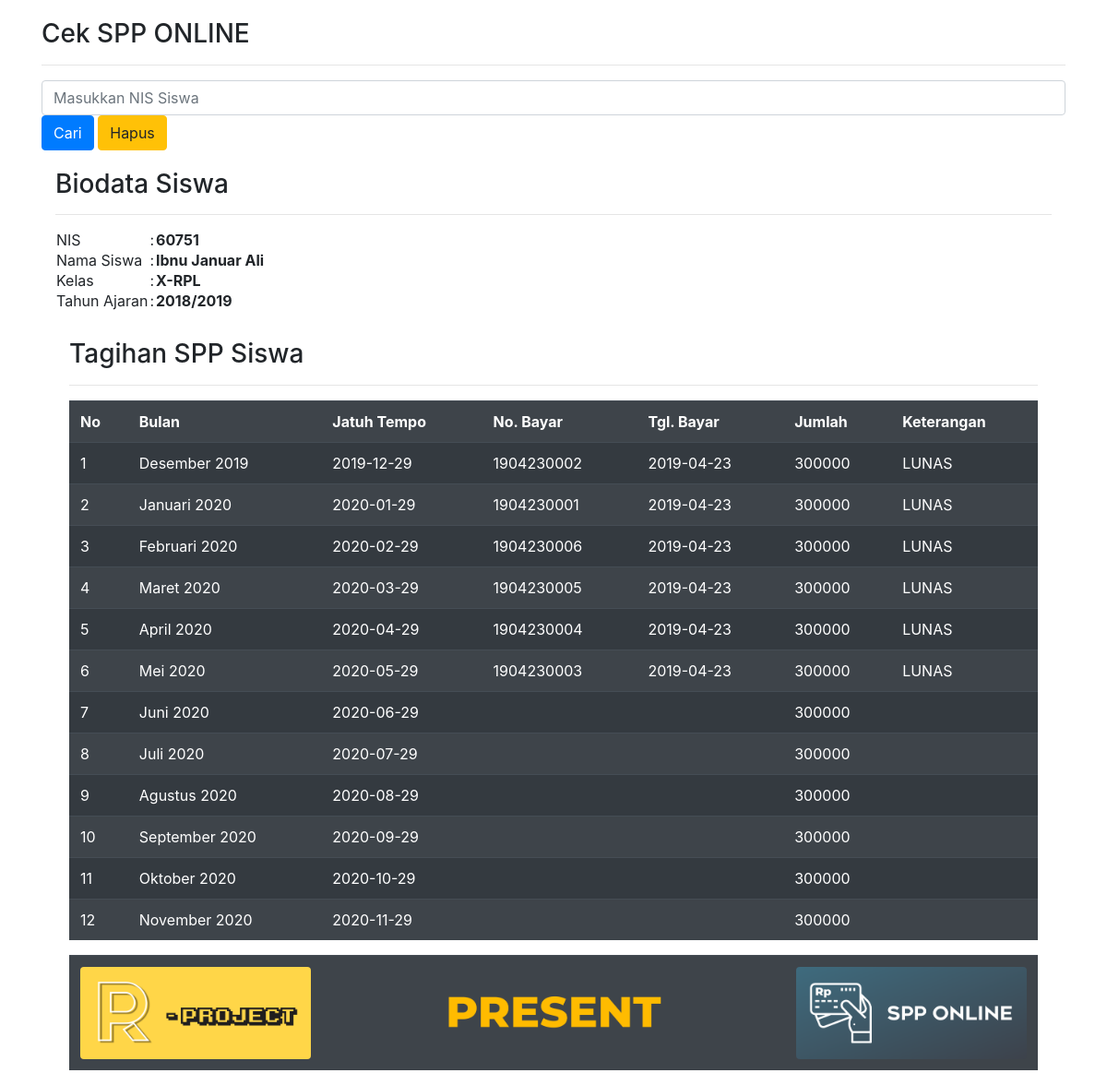
Page /index.php?nis=60751 on the committed database.
### tables this page shows
CREATE TABLE `siswa` (
  `idsiswa` int(10) NOT NULL AUTO_INCREMENT,
  `nis` varchar(10) DEFAULT NULL,
  `namasiswa` varchar(40) DEFAULT NULL,
  `kelas` varchar(90) DEFAULT NULL,
  `tahunajaran` varchar(10) DEFAULT NULL,
  `biaya` int(20) DEFAULT NULL,
  PRIMARY KEY (`idsiswa`)
);

CREATE TABLE `spp` (
  `idspp` int(100) NOT NULL AUTO_INCREMENT,
  `idsiswa` int(10) DEFAULT NULL,
  `jatuhtempo` date DEFAULT NULL,
  `bulan` varchar(20) DEFAULT NULL,
  `nobayar` varchar(10) DEFAULT NULL,
  `tglbayar` date DEFAULT NULL,
  `jumlah` int(20) DEFAULT NULL,
  `ket` varchar(20) DEFAULT NULL,
  `idadmin` int(5) DEFAULT NULL,
  PRIMARY KEY (`idspp`),
  KEY `fk_admin` (`idadmin`),
  KEY `fk_siswa` (`idsiswa`),
  CONSTRAINT `fk_admin` FOREIGN KEY (`idadmin`) REFERENCES `admin` (`idadmin`) ON UPDATE CASCADE,
  CONSTRAINT `fk_siswa` FOREIGN KEY (`idsiswa`) REFERENCES `siswa` (`idsiswa`) ON DELETE CASCADE ON UPDATE CASCADE
);

### index.php (the view, shortened to what this page needs)
<?php
include "koneksi.php";
?>
<link rel="stylesheet" href="css/bootstrap.min.css">
<head>
</head>
<div class="container" style="margin-top:20px">
<h3>Cek SPP ONLINE</h3>
<hr>
<form method="get" action="">
	<form class="form-inline my-2 my-lg-0">
      <input class="form-control mr-sm-2" type="text" name="nis" placeholder="Masukkan NIS Siswa" aria-label="Search">
      <button class="btn btn-primary my-2 my-sm-0" type="submit">Cari</button>
			<button class="btn btn-warning my-2 my-sm-0" href="logout_siswa.php">Hapus</button>
    </form>
</form>
<?php
if(isset($_GET['nis']) && $_GET['nis']!=''){
	$sqlSiswa = mysqli_query($konek, "SELECT * FROM siswa WHERE nis='$_GET[nis]'");
	$ds=mysqli_fetch_array($sqlSiswa);
?>
<div class="container" style="margin-top:20px">
<h3>Biodata Siswa</h3>
<hr>
<table>
	<tr>
		<td>NIS</td>
		<td>:</td>
		<td><b><?php echo $ds['nis']; ?></b></td>
	</tr>
	<tr>
		<td>Nama Siswa</td>
		<td>:</td>
		<td><b><?php echo $ds['namasiswa']; ?></b></td>
	</tr>
	<tr>
		<td>Kelas</td>
		<td>:</td>
		<td><b><?php echo $ds['kelas']; ?></b></td>
	</tr>
	<tr>
		<td>Tahun Ajaran</td>
		<td>:</td>
		<td><b><?php echo $ds['tahunajaran']; ?></b></td>
	</tr>
</table>
<div class="container" style="margin-top:30px">
<h3>Tagihan SPP Siswa</h3>
<hr>
<table class="table table-striped table-dark">
	<tr>
		<th>No</th>
		<th>Bulan</th>
		<th>Jatuh Tempo</th>
		<th>No. Bayar</th>
		<th>Tgl. Bayar</th>
		<th>Jumlah</th>
		<th>Keterangan</th>
	</tr>
	<?php
	$sql = mysqli_query($konek, "SELECT * FROM spp WHERE idsiswa='$ds[idsiswa]' ORDER BY jatuhtempo ASC");
	$no=1;
	while($d=mysqli_fetch_array($sql)){
		echo "<tr>
			<td>$no</td>
			<td>$d[bulan]</td>
			<td>$d[jatuhtempo]</td>
			<td>$d[nobayar]</td>
			<td>$d[tglbayar]</td>
			<td>$d[jumlah]</td>
			<td>$d[ket]</td>
		</tr>";
		$no++;
	}
	?>
</table>
				<div class="table-responsive">
    	  	<table class="table table-striped table-dark">
     		   	<tr>
					<td><a href="index_admin.php"><img src="img/rp.png" alt="footer-logo" width=250px height=100px class="rounded float-left"></a></td>
					<td><a href="index_admin.php"><img src="img/present.png" alt="footer-logo" width=250px height=100px class="rounded mx-auto d-block"></a></td>
					<td><a href="index_admin.php"><img src="img/spponline.png" alt="footer-logo" width=250px height=100px class="rounded float-right"></a></td>
            </tr>
          </table>
       	</div>
<?php
}
?>

### rows in the picture
siswa: nis "60751", namasiswa "Ibnu Januar Ali", kelas "X-RPL", tahunajaran "2018/2019"
spp: bulan "Desember 2019", jatuhtempo "2019-12-29", nobayar "1904230002", tglbayar "2019-04-23", jumlah "300000", ket "LUNAS"
spp: bulan "Januari 2020", jatuhtempo "2020-01-29", nobayar "1904230001", tglbayar "2019-04-23", jumlah "300000", ket "LUNAS"
spp: bulan "Februari 2020", jatuhtempo "2020-02-29", nobayar "1904230006", tglbayar "2019-04-23", jumlah "300000", ket "LUNAS"
spp: bulan "Maret 2020", jatuhtempo "2020-03-29", nobayar "1904230005", tglbayar "2019-04-23", jumlah "300000", ket "LUNAS"
spp: bulan "April 2020", jatuhtempo "2020-04-29", nobayar "1904230004", tglbayar "2019-04-23", jumlah "300000", ket "LUNAS"
spp: bulan "Mei 2020", jatuhtempo "2020-05-29", nobayar "1904230003", tglbayar "2019-04-23", jumlah "300000", ket "LUNAS"
spp: bulan "Juni 2020", jatuhtempo "2020-06-29", jumlah "300000"
spp: bulan "Juli 2020", jatuhtempo "2020-07-29", jumlah "300000"
spp: bulan "Agustus 2020", jatuhtempo "2020-08-29", jumlah "300000"
spp: bulan "September 2020", jatuhtempo "2020-09-29", jumlah "300000"
spp: bulan "Oktober 2020", jatuhtempo "2020-10-29", jumlah "300000"
spp: bulan "November 2020", jatuhtempo "2020-11-29", jumlah "300000"
